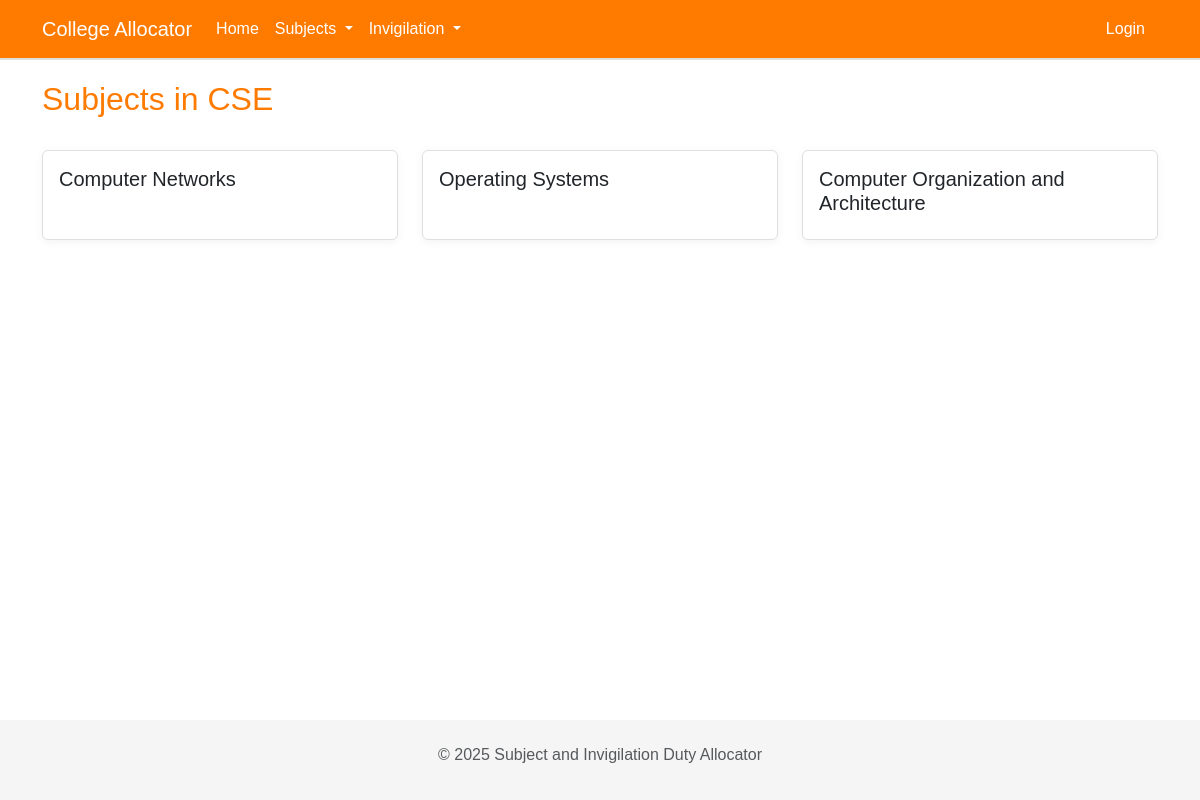
Page /departments/CSE/subjects/ on the committed database.
### core/models.py (models this page shows, shortened)
class Department(models.Model):
    name = models.CharField(max_length=100)

class Subject(models.Model):
    name = models.CharField(max_length=100)
    code = models.CharField(max_length=20)
    department = models.ForeignKey(Department, on_delete=models.CASCADE)
    required_expertise = models.TextField(help_text="Comma-separated list of required expertise areas")

### core/views.py (the view)
# urls.py: path('departments/<str:department_name>/subjects/', views.subject_list, name='subject-list'),
def subject_list(request, department_name):
    department = get_object_or_404(Department, name=department_name)
    subjects = Subject.objects.filter(department=department)
    return render(request, 'departments/subjects.html', {'department': department, 'subjects': subjects})

### core/templates/departments/subjects.html (shortened to what this page needs)
{% extends 'base.html' %}
{% load static %}
{% block content %}
<div class="d-flex justify-content-between align-items-center mb-4">
    <h2>Subjects in {{ department.name }}</h2>
</div>
{% if subjects %}
    <div class="row row-cols-1 row-cols-md-3 g-4">
        {% for subject in subjects %}
        <div class="col">
            <div class="card h-100">
                <div class="card-body">
                    <h5 class="card-title">{{ subject.name }}</h5>
                </div>
            </div>
        </div>
        {% endfor %}
    </div>
{% else %}
    <div class="alert alert-info">
        No subjects found in {{ department.name }}.
    </div>
{% endif %}
{% endblock %}

### static/css/custom.css (style rules this page uses)
:root { --primary-color: #ff7b00; --secondary-color: #ffa726; --accent-color: #ff9800; --background-color: #ffffff; --text-color: #333333; --light-text-color: #666666; --border-color: #e0e0e0; }
body { background-color: var(--background-color); color: var(--text-color); font-family: 'Arial', sans-serif; line-height: 1.6; }
.card { background-color: #fff; border: 1px solid var(--border-color); box-shadow: 0 2px 10px rgba(0, 0, 0, 0.05); }
h1, h2, h3, h4, h5, h6 { color: var(--primary-color); }

### rows in the picture
Department: name "CSE"
Subject: name "Computer Networks"
Subject: name "Operating Systems"
Subject: name "Computer Organization and Architecture"
